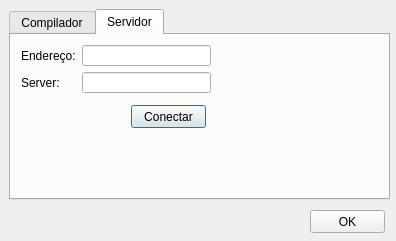
<?xml version="1.0" encoding="UTF-8"?>
<ui version="4.0">
 <class>FrmSetting</class>
 <widget class="QDialog" name="FrmSetting">
  <property name="geometry">
   <rect>
    <x>0</x>
    <y>0</y>
    <width>396</width>
    <height>241</height>
   </rect>
  </property>
  <property name="windowTitle">
   <string>Configurações</string>
  </property>
  <widget class="QTabWidget" name="tabWidget">
   <property name="geometry">
    <rect>
     <x>9</x>
     <y>9</y>
     <width>381</width>
     <height>191</height>
    </rect>
   </property>
   <property name="currentIndex">
    <number>1</number>
   </property>
   <widget class="QWidget" name="tabCompilador">
    <attribute name="title">
     <string>Compilador</string>
    </attribute>
    <widget class="QCheckBox" name="checkBoxUseCompiler">
     <property name="geometry">
      <rect>
       <x>10</x>
       <y>10</y>
       <width>151</width>
       <height>17</height>
      </rect>
     </property>
     <property name="text">
      <string>Habilitar programação</string>
     </property>
    </widget>
   </widget>
   <widget class="QWidget" name="tabServer">
    <attribute name="title">
     <string>Servidor</string>
    </attribute>
    <widget class="QPushButton" name="pushButtonConnect">
     <property name="geometry">
      <rect>
       <x>120</x>
       <y>70</y>
       <width>75</width>
       <height>23</height>
      </rect>
     </property>
     <property name="text">
      <string>Conectar</string>
     </property>
    </widget>
    <widget class="QWidget" name="layoutWidget">
     <property name="geometry">
      <rect>
       <x>10</x>
       <y>10</y>
       <width>190</width>
       <height>48</height>
      </rect>
     </property>
     <layout class="QGridLayout" name="gridLayout_2">
      <item row="0" column="0">
       <widget class="QLabel" name="label">
        <property name="text">
         <string>Endereço:</string>
        </property>
       </widget>
      </item>
      <item row="0" column="1">
       <widget class="QLineEdit" name="lineEditPath"/>
      </item>
      <item row="1" column="0">
       <widget class="QLabel" name="label_2">
        <property name="text">
         <string>Server:</string>
        </property>
       </widget>
      </item>
      <item row="1" column="1">
       <widget class="QLineEdit" name="lineEditPort"/>
      </item>
     </layout>
    </widget>
   </widget>
  </widget>
  <widget class="QPushButton" name="pushButtonOk">
   <property name="geometry">
    <rect>
     <x>310</x>
     <y>210</y>
     <width>75</width>
     <height>23</height>
    </rect>
   </property>
   <property name="text">
    <string>OK</string>
   </property>
  </widget>
 </widget>
 <resources/>
 <connections/>
</ui>
